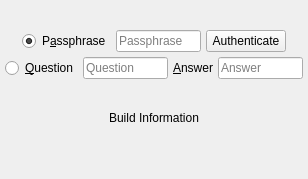
          <widget class="QWidget" name="scrollAreaWidgetContents_11">
           <property name="geometry">
            <rect>
             <x>0</x>
             <y>0</y>
             <width>308</width>
             <height>179</height>
            </rect>
           </property>
           <layout class="QVBoxLayout" name="verticalLayout_59">
            <property name="spacing">
             <number>5</number>
            </property>
            <property name="leftMargin">
             <number>5</number>
            </property>
            <property name="topMargin">
             <number>5</number>
            </property>
            <property name="rightMargin">
             <number>5</number>
            </property>
            <property name="bottomMargin">
             <number>5</number>
            </property>
            <item>
             <layout class="QVBoxLayout" name="verticalLayout_5">
              <property name="spacing">
               <number>5</number>
              </property>
              <item>
               <layout class="QHBoxLayout" name="horizontalLayout_32">
                <property name="spacing">
                 <number>5</number>
                </property>
                <item>
                 <spacer name="horizontalSpacer_35">
                  <property name="orientation">
                   <enum>Qt::Horizontal</enum>
                  </property>
                  <property name="sizeHint" stdset="0">
                   <size>
                    <width>40</width>
                    <height>20</height>
                   </size>
                  </property>
                 </spacer>
                </item>
                <item>
                 <widget class="QLabel" name="logo">
                  <property name="maximumSize">
                   <size>
                    <width>256</width>
                    <height>256</height>
                   </size>
                  </property>
                  <property name="text">
                   <string/>
                  </property>
                  <property name="pixmap">
                   <pixmap resource="../Icons/icons.qrc">:/Logo/spot-on-logo.png</pixmap>
                  </property>
                  <property name="scaledContents">
                   <bool>true</bool>
                  </property>
                  <property name="alignment">
                   <set>Qt::AlignCenter</set>
                  </property>
                 </widget>
                </item>
                <item>
                 <spacer name="horizontalSpacer_34">
                  <property name="orientation">
                   <enum>Qt::Horizontal</enum>
                  </property>
                  <property name="sizeHint" stdset="0">
                   <size>
                    <width>40</width>
                    <height>20</height>
                   </size>
                  </property>
                 </spacer>
                </item>
               </layout>
              </item>
              <item>
               <layout class="QHBoxLayout" name="horizontalLayout_13">
                <property name="spacing">
                 <number>5</number>
                </property>
                <item>
                 <spacer name="horizontalSpacer_6">
                  <property name="orientation">
                   <enum>Qt::Horizontal</enum>
                  </property>
                  <property name="sizeHint" stdset="0">
                   <size>
                    <width>40</width>
                    <height>20</height>
                   </size>
                  </property>
                 </spacer>
                </item>
                <item>
                 <widget class="QRadioButton" name="passphrase_rb_authenticate">
                  <property name="sizePolicy">
                   <sizepolicy hsizetype="Minimum" vsizetype="Preferred">
                    <horstretch>0</horstretch>
                    <verstretch>0</verstretch>
                   </sizepolicy>
                  </property>
                  <property name="text">
                   <string>P&amp;assphrase</string>
                  </property>
                  <property name="checked">
                   <bool>true</bool>
                  </property>
                 </widget>
                </item>
                <item>
                 <widget class="spoton_lineedit" name="passphrase">
                  <property name="echoMode">
                   <enum>QLineEdit::Password</enum>
                  </property>
                  <property name="placeholderText">
                   <string>Passphrase</string>
                  </property>
                  <property name="clearButtonEnabled">
                   <bool>true</bool>
                  </property>
                 </widget>
                </item>
                <item>
                 <widget class="QPushButton" name="passphraseButton">
                  <property name="text">
                   <string>Authenticate</string>
                  </property>
                 </widget>
                </item>
                <item>
                 <spacer name="horizontalSpacer_9">
                  <property name="orientation">
                   <enum>Qt::Horizontal</enum>
                  </property>
                  <property name="sizeHint" stdset="0">
                   <size>
                    <width>40</width>
                    <height>20</height>
                   </size>
                  </property>
                 </spacer>
                </item>
               </layout>
              </item>
              <item>
               <layout class="QHBoxLayout" name="horizontalLayout_84">
                <property name="spacing">
                 <number>5</number>
                </property>
                <item>
                 <widget class="QRadioButton" name="question_rb_authenticate">
                  <property name="sizePolicy">
                   <sizepolicy hsizetype="Minimum" vsizetype="Preferred">
                    <horstretch>0</horstretch>
                    <verstretch>0</verstretch>
                   </sizepolicy>
                  </property>
                  <property name="text">
                   <string>&amp;Question</string>
                  </property>
                 </widget>
                </item>
                <item>
                 <widget class="spoton_lineedit" name="question_authenticate">
                  <property name="placeholderText">
                   <string>Question</string>
                  </property>
                  <property name="clearButtonEnabled">
                   <bool>true</bool>
                  </property>
                 </widget>
                </item>
                <item>
                 <widget class="QLabel" name="label_100">
                  <property name="text">
                   <string>&amp;Answer</string>
                  </property>
                  <property name="buddy">
                   <cstring>answer_authenticate</cstring>
                  </property>
                 </widget>
                </item>
                <item>
                 <widget class="spoton_lineedit" name="answer_authenticate">
                  <property name="placeholderText">
                   <string>Answer</string>
                  </property>
                  <property name="clearButtonEnabled">
                   <bool>true</bool>
                  </property>
                 </widget>
                </item>
               </layout>
              </item>
              <item>
               <widget class="QLabel" name="version">
                <property name="textFormat">
                 <enum>Qt::AutoText</enum>
                </property>
                <property name="alignment">
                 <set>Qt::AlignCenter</set>
                </property>
                <property name="openExternalLinks">
                 <bool>true</bool>
                </property>
               </widget>
              </item>
              <item>
               <widget class="QLabel" name="buildInformation">
                <property name="sizePolicy">
                 <sizepolicy hsizetype="Preferred" vsizetype="Expanding">
                  <horstretch>0</horstretch>
                  <verstretch>0</verstretch>
                 </sizepolicy>
                </property>
                <property name="text">
                 <string>Build Information</string>
                </property>
                <property name="alignment">
                 <set>Qt::AlignCenter</set>
                </property>
                <property name="textInteractionFlags">
                 <set>Qt::LinksAccessibleByMouse|Qt::TextSelectableByKeyboard|Qt::TextSelectableByMouse</set>
                </property>
               </widget>
              </item>
              <item>
               <spacer name="verticalSpacer_2">
                <property name="orientation">
                 <enum>Qt::Vertical</enum>
                </property>
                <property name="sizeHint" stdset="0">
                 <size>
                  <width>20</width>
                  <height>40</height>
                 </size>
                </property>
               </spacer>
              </item>
             </layout>
            </item>
           </layout>
          </widget>
